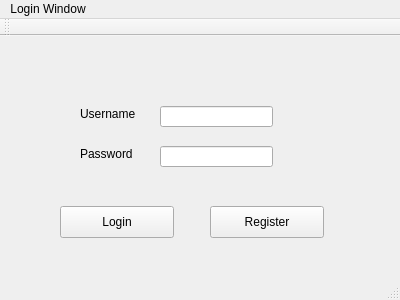
<?xml version="1.0" encoding="UTF-8"?>
<ui version="4.0">
 <class>LoginWindow</class>
 <widget class="QMainWindow" name="LoginWindow">
  <property name="geometry">
   <rect>
    <x>0</x>
    <y>0</y>
    <width>400</width>
    <height>300</height>
   </rect>
  </property>
  <property name="windowTitle">
   <string>LoginWindow</string>
  </property>
  <widget class="QWidget" name="centralWidget">
   <widget class="QLabel" name="labelUsername">
    <property name="geometry">
     <rect>
      <x>80</x>
      <y>70</y>
      <width>63</width>
      <height>16</height>
     </rect>
    </property>
    <property name="text">
     <string>Username</string>
    </property>
   </widget>
   <widget class="QLineEdit" name="lineEditUsername">
    <property name="geometry">
     <rect>
      <x>160</x>
      <y>70</y>
      <width>113</width>
      <height>21</height>
     </rect>
    </property>
   </widget>
   <widget class="QLineEdit" name="lineEditPassword">
    <property name="geometry">
     <rect>
      <x>160</x>
      <y>110</y>
      <width>113</width>
      <height>21</height>
     </rect>
    </property>
   </widget>
   <widget class="QLabel" name="labelPassword">
    <property name="geometry">
     <rect>
      <x>80</x>
      <y>110</y>
      <width>63</width>
      <height>16</height>
     </rect>
    </property>
    <property name="text">
     <string>Password</string>
    </property>
   </widget>
   <widget class="QPushButton" name="pushButtonLogin">
    <property name="geometry">
     <rect>
      <x>60</x>
      <y>170</y>
      <width>114</width>
      <height>32</height>
     </rect>
    </property>
    <property name="text">
     <string>Login</string>
    </property>
   </widget>
   <widget class="QPushButton" name="pushButtonRegister">
    <property name="geometry">
     <rect>
      <x>210</x>
      <y>170</y>
      <width>114</width>
      <height>32</height>
     </rect>
    </property>
    <property name="text">
     <string>Register</string>
    </property>
   </widget>
  </widget>
  <widget class="QMenuBar" name="menuBar">
   <property name="geometry">
    <rect>
     <x>0</x>
     <y>0</y>
     <width>400</width>
     <height>22</height>
    </rect>
   </property>
   <widget class="QMenu" name="menuLogin_Window">
    <property name="title">
     <string>Login Window</string>
    </property>
   </widget>
   <addaction name="menuLogin_Window"/>
  </widget>
  <widget class="QToolBar" name="mainToolBar">
   <attribute name="toolBarArea">
    <enum>TopToolBarArea</enum>
   </attribute>
   <attribute name="toolBarBreak">
    <bool>false</bool>
   </attribute>
  </widget>
  <widget class="QStatusBar" name="statusBar"/>
 </widget>
 <layoutdefault spacing="6" margin="11"/>
 <resources/>
 <connections/>
</ui>
